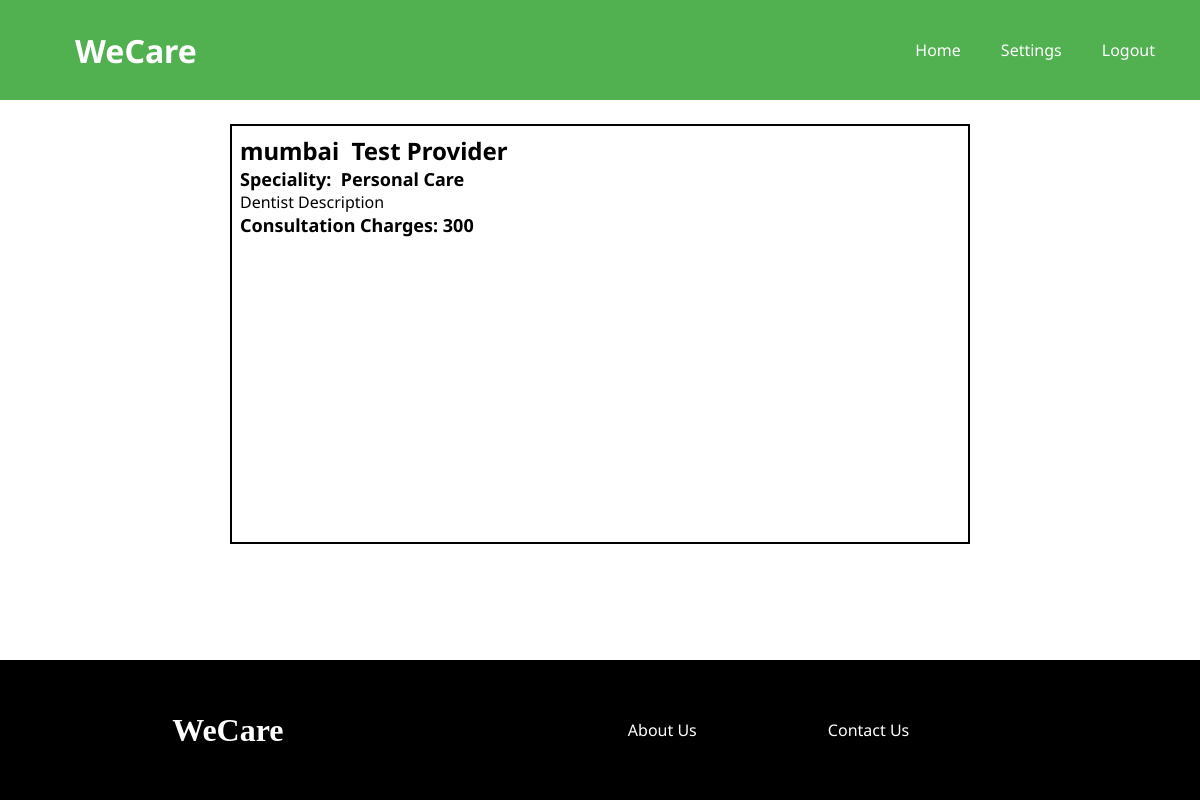
/listing/2/ (signed in), run on the app's committed database.
### users/models.py (models this page shows, shortened)
class Provider(models.Model):
    user = models.OneToOneField(
        User, on_delete=models.CASCADE, primary_key=True)
    phone_number = models.CharField(max_length=20)
    designation = models.CharField(max_length=20)
    ethnicity = models.CharField(max_length=20)
    def __str__(self):
        return f'{self.user.first_name} {self.user.last_name}'

class User(AbstractUser):
    email = models.EmailField(unique=True)
    is_seeker = models.BooleanField(default=False)
    is_provider = models.BooleanField(default=False)
    first_name = models.CharField(max_length=100)
    last_name = models.CharField(max_length=100)
    USERNAME_FIELD = 'email'
    REQUIRED_FIELDS = []

### listings/models.py (models this page shows, shortened)
class Listing(models.Model):
    listing_id = models.AutoField(primary_key=True)
    provider = models.ForeignKey(Provider, on_delete=models.CASCADE)
    description = models.TextField()
    consultation_charges = models.IntegerField()
    ethnicity = models.CharField(max_length=20)
    speciality = models.TextField()

### listings/views.py (the view)
# urls.py: path('listing/<int:pk>/', listings.ListingView.as_view(), name='listing'),
class ListingView(LoginRequiredMixin, DetailView):
    model = Listing
    def get(self, request, pk):
        listing = get_object_or_404(Listing, listing_id=pk)
        provider = listing.provider
        provider = Provider.objects.filter(user=provider)
        provider = provider[0]
        context = {
            'provider': provider,
            'listing': listing
        }
        return render(request, 'listings/listing.html', context)

### listings/templates/listings/listing.html
{% extends "listings/base.html" %}
{% load static %}
{% block content %}
<link rel="stylesheet" href="{% static 'listings/listing.css' %}">
<div class="main_cont">
    <div class="listing_container">
        <h1>{{ provider.designation }}&nbsp;&nbsp;{{ listing.provider }}</h1>
        <h2>Speciality:&nbsp;&nbsp;{{ listing.speciality }}</h2>
        <p>{{ listing.description }}</p>
        <h2 class="charges">Consultation Charges: {{ listing.consultation_charges }}</h2>
    </div>
</div>
{% endblock content %}

### listings/static/listings/base.css (style rules this page uses)
* { margin: 0; padding: 0; }
:root { --primary: #51b050; --secondary: #767676; }
body { height: 100vh; display: flex; flex-direction: column; }

### listings/static/listings/listing.css (style rules this page uses)
.main_cont { font-family: "Noto Sans", sans-serif; display: flex; justify-content: center; align-items: center; min-width: 100%; }
.listing_container { padding: 1vh; margin-left: 3vh; margin-right: 3vh; margin-top: 3vh; border: 2px solid black; }
@media screen and (min-width: 600px) { .listing_container { min-width: 60%; min-height: 400px; font-size: 1.5vh; } }
@media screen and (min-width: 600px) { .listing_container p { padding-right: 15px; font-size: 2vh; } }

### data on the page
Provider: designation "mumbai"
Listing: provider "Test Provider", speciality "Personal Care", description "Dentist Description", consultation_charges "300"
